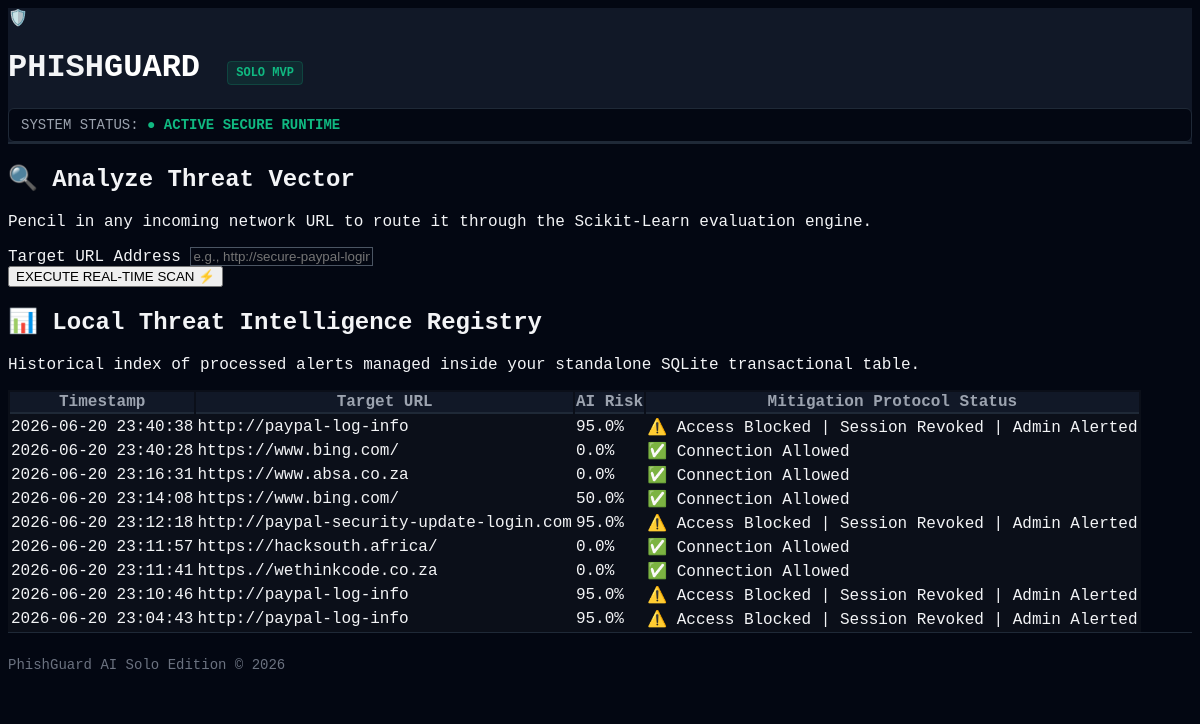
Before: / with the older database file.
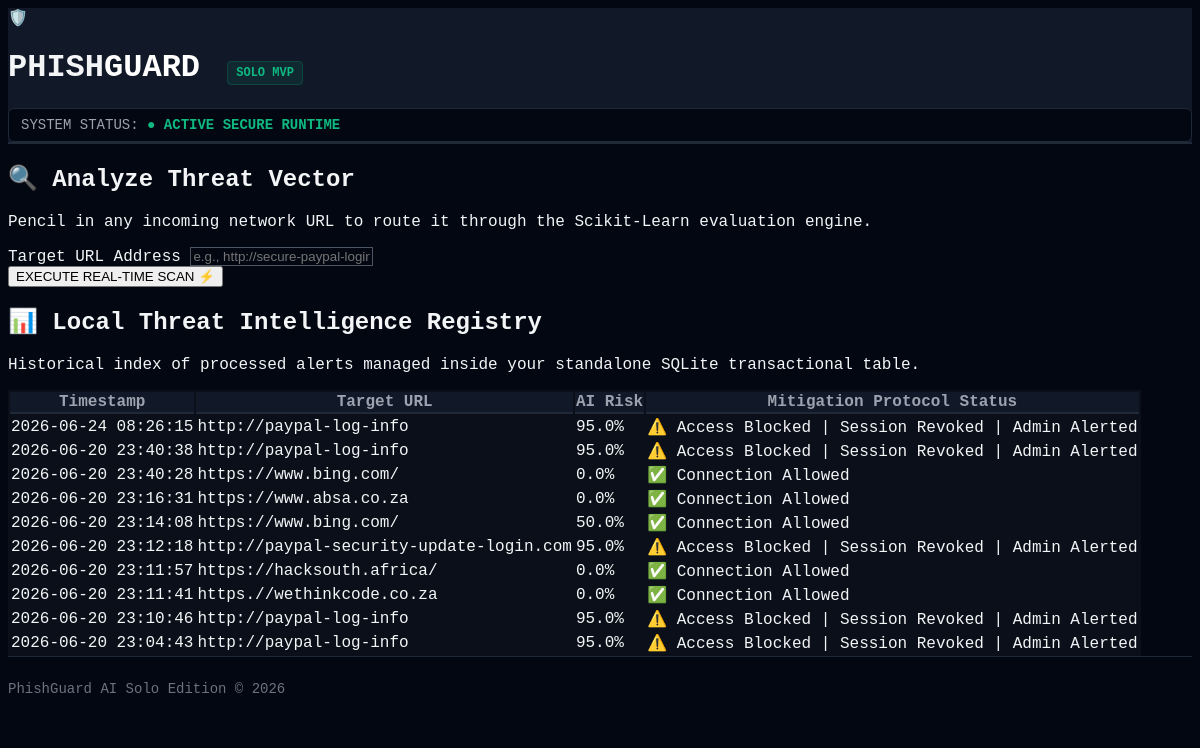
After: the same page with the newer database file.
### tables this page shows
CREATE TABLE threat_logs (
            id INTEGER PRIMARY KEY AUTOINCREMENT,
            timestamp DATETIME DEFAULT (datetime('now', 'localtime')),
            url TEXT NOT NULL,
            risk_score REAL NOT NULL,
            status TEXT NOT NULL,
            action_taken TEXT NOT NULL
        );

### app.py (the view)
@app.route('/')
def dashboard():
    logs = get_all_logs()
    return render_template('dashboard.html', logs=logs)

### database.py (called while the page is built)
def get_all_logs():
    conn = sqlite3.connect(DB_FILE)
    cursor = conn.cursor()
    cursor.execute("SELECT * FROM threat_logs ORDER BY timestamp DESC")
    logs = cursor.fetchall()
    conn.close()
    return logs

### templates/dashboard.html
{% extends 'base.html' %}
{% block content %}
<div class="grid grid-cols-1 lg:grid-cols-3 gap-8">
    <div class="lg:col-span-1 bg-gray-900 border border-gray-800 rounded-xl p-6 shadow-xl h-fit">
        <h2 class="text-lg font-bold text-gray-200 mb-2 flex items-center gap-2">
            🔍 Analyze Threat Vector
        </h2>
        <p class="text-xs text-gray-400 mb-6">Pencil in any incoming network URL to route it through the Scikit-Learn evaluation engine.</p>
        <form action="/scan" method="POST" class="space-y-4">
            <div>
                <label class="block text-xs font-mono text-gray-400 uppercase tracking-wider mb-2">Target URL Address</label>
                <input type="text" name="url" placeholder="e.g., http://secure-paypal-login.com" required
                       class="w-full bg-gray-950 border border-gray-700 rounded-lg px-4 py-3 text-sm text-gray-100 focus:outline-none focus:border-emerald-500 font-mono transition-colors">
            </div>
            <button type="submit" class="w-full bg-emerald-600 hover:bg-emerald-500 text-white text-sm font-medium py-3 rounded-lg transition-all shadow-lg shadow-emerald-900/20 font-mono tracking-wide">
                EXECUTE REAL-TIME SCAN ⚡
            </button>
        </form>
    </div>
    <div class="lg:col-span-2 bg-gray-900 border border-gray-800 rounded-xl p-6 shadow-xl">
        <h2 class="text-lg font-bold text-gray-200 mb-2 flex items-center gap-2">
            📊 Local Threat Intelligence Registry
        </h2>
        <p class="text-xs text-gray-400 mb-6">Historical index of processed alerts managed inside your standalone SQLite transactional table.</p>
        <div class="overflow-x-auto rounded-lg border border-gray-800">
            <table class="w-full text-left border-collapse text-sm">
                <thead>
                    <tr class="bg-gray-950 font-mono text-xs text-gray-400 border-b border-gray-800 uppercase tracking-wider">
                        <th class="p-4">Timestamp</th>
                        <th class="p-4">Target URL</th>
                        <th class="p-4 text-center">AI Risk</th>
                        <th class="p-4">Mitigation Protocol Status</th>
                    </tr>
                </thead>
                <tbody class="divide-y divide-gray-800 font-mono text-xs">
                    {% if logs %}
                        {% for log in logs %}
                        <tr class="hover:bg-gray-850/40 transition-colors">
                            <td class="p-4 text-gray-500 whitespace-nowrap">{{ log[1] }}</td>
                            <td class="p-4 text-gray-300 truncate max-w-xs" title="{{ log[2] }}">{{ log[2] }}</td>
                            <td class="p-4 text-center">
                                {% if log[3] >= 60.0 %}
                                    <span class="bg-red-500/10 text-red-400 px-2 py-0.5 rounded border border-red-500/20 font-bold">{{ log[3] }}%</span>
                                {% else %}
                                    <span class="bg-emerald-500/10 text-emerald-400 px-2 py-0.5 rounded border border-emerald-500/20">{{ log[3] }}%</span>
                                {% endif %}
                            </td>
                            <td class="p-4">
                                {% if log[4] == 'MALICIOUS' %}
                                    <span class="text-red-400 font-semibold">{{ log[5] }}</span>
                                {% else %}
                                    <span class="text-gray-400">{{ log[5] }}</span>
                                {% endif %}
                            </td>
                        </tr>
                        {% endfor %}
                    {% else %}
                        <tr>
                            <td colspan="4" class="p-8 text-center text-gray-500 italic">No network traffic logged inside phishguard.db yet. Submit a URL to populate this stream.</td>
                        </tr>
                    {% endif %}
                </tbody>
            </table>
        </div>
    </div>
</div>
{% endblock %}

### templates/base.html (shortened to what this page needs)
<!DOCTYPE html>
<html lang="en">
<head>
    <script src="https://tailwindcss.com"></script>
</head>
<body class="min-h-screen flex flex-col">
    <header class="w-full">
        <div class="max-w-6xl mx-auto px-6 py-4 flex justify-between items-center">
            <div class="flex items-center space-x-3">
                <span class="text-2xl">🛡️</span>
                <h1 class="text-xl font-bold tracking-wider style='color: #10b981;'">
                    PHISH<span style="color: #ffffff;">GUARD</span>
                    <span style="font-size: 0.75rem; background-color: rgba(16, 185, 129, 0.1); color: #10b981; padding: 0.25rem 0.5rem; border-radius: 0.25rem; border: 1px solid rgba(16, 185, 129, 0.2); margin-left: 0.5rem;">SOLO MVP</span>
                </h1>
            </div>
            <div style="font-size: 0.875rem; color: #9ca3af; font-family: monospace; background-color: #030712; padding: 0.5rem 0.75rem; border-radius: 0.375rem; border: 1px solid #1f2937;">
                SYSTEM STATUS: <span style="color: #10b981; font-weight: bold; animation: pulse 2s cubic-bezier(0.4, 0, 0.6, 1) infinite;">● ACTIVE SECURE RUNTIME</span>
            </div>
        </div>
    </header>
    <main class="flex-grow max-w-6xl w-full mx-auto px-6 py-8">
        {% block content %}{% endblock %}
    </main>
    <footer style="border-top: 1px solid #1f2937; background-color: #030712; padding: 1.5rem 0; text-center; font-size: 0.875rem; color: #6b7280; font-family: monospace;" class="text-center">
        PhishGuard AI Solo Edition &copy; 2026
    </footer>
</body>
</html>

### templates/base.html (style rules this page uses)
body { background-color: #030712 !important; color: #f3f4f6 !important; font-family: ui-monospace, SFMono-Regular, Menlo, Monaco, Consolas, monospace !important; }
header { background-color: #111827 !important; border-bottom: 2px solid #1f2937 !important; }
input { background-color: #030712 !important; border: 1px solid #4b5563 !important; color: #10b981 !important; }
table { background-color: #0b0f19 !important; }
th { background-color: #111827 !important; color: #9ca3af !important; border-bottom: 2px solid #1f2937 !important; }
tr { border-bottom: 1px solid #1f2937 !important; }

Changed rows visible on the page:
added threat_logs: timestamp "2026-06-24 08:26:15", url "http://paypal-log-info", risk_score "95.0", action_taken "⚠️ Access Blocked | Session Revoked | Admin Alerted"
